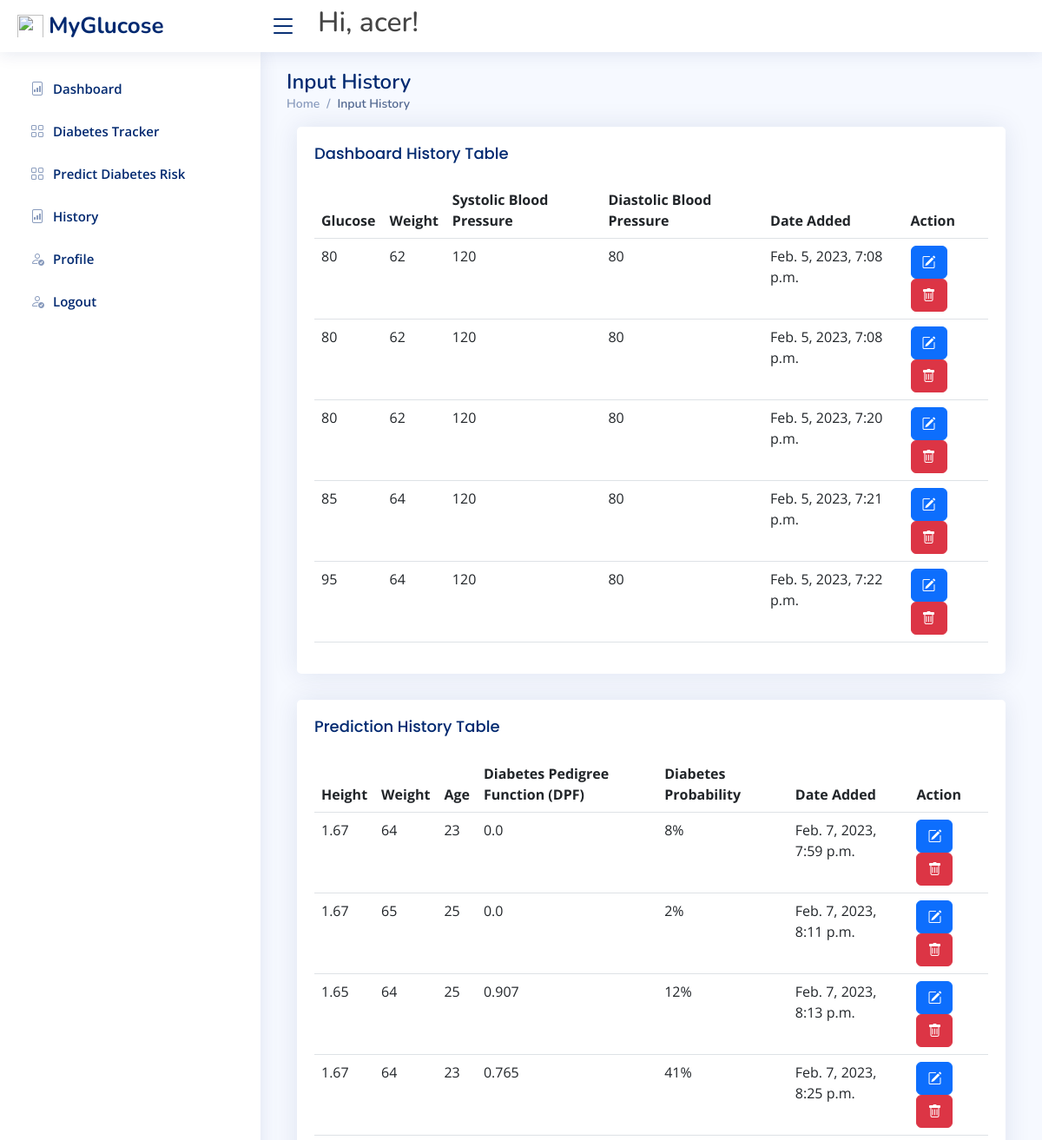
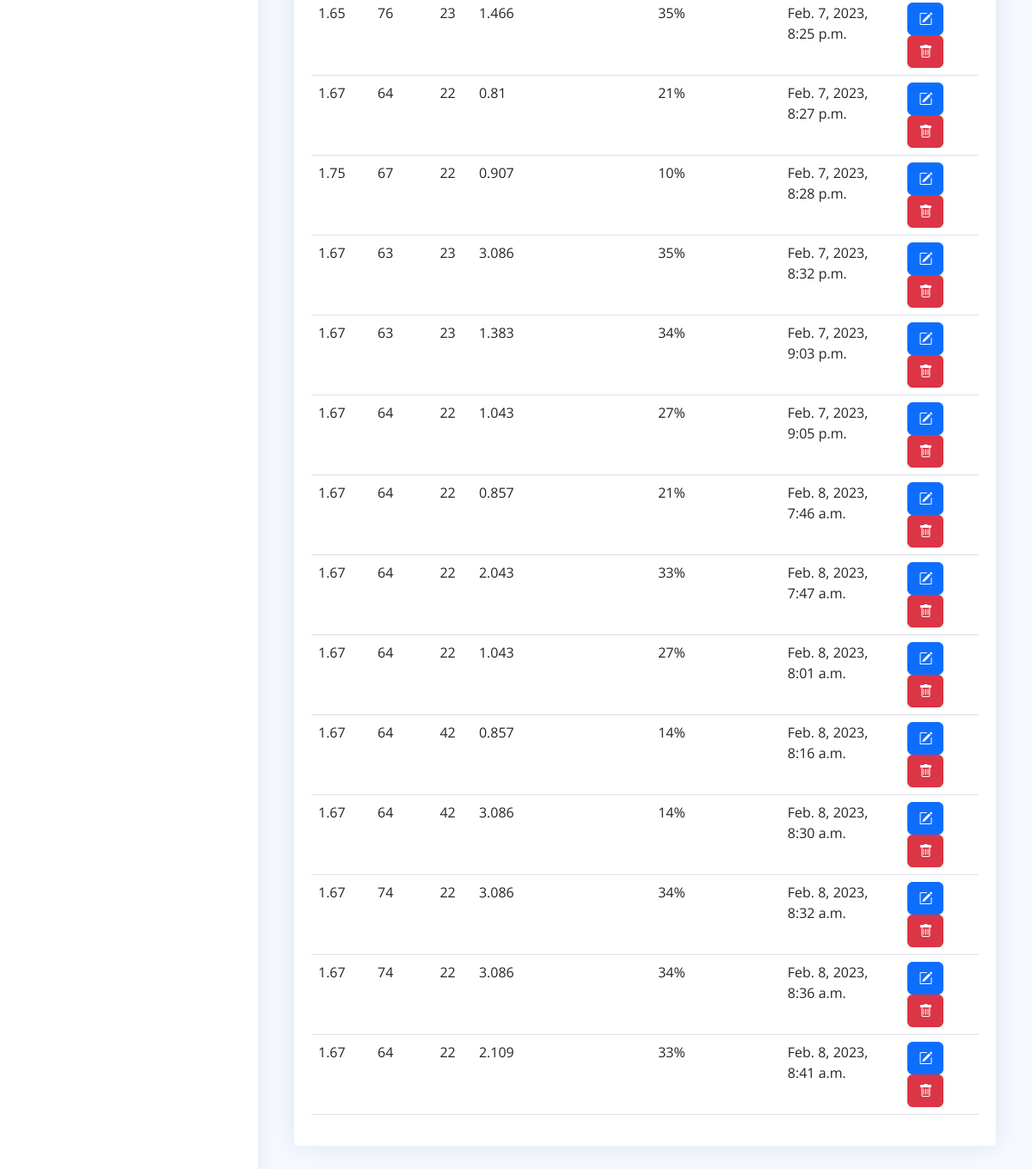
Page /history/ (signed in) on the committed database (2 pictures, top to bottom).
### dashboard/models.py (models this page shows, shortened)
class DashboardData(models.Model):
	author = models.ForeignKey(User, on_delete=models.CASCADE)
	glucose = models.IntegerField(null=True)
	weight = models.IntegerField(null=True)
	systolic_bp = models.IntegerField(null=True)
	diastolic_bp = models.IntegerField(null=True)
	dateNow = models.DateTimeField(auto_now_add=True)

class PredictionData(models.Model):
	author = models.ForeignKey(User, on_delete=models.CASCADE)
	height = models.FloatField(null=True)
	weight = models.PositiveIntegerField(null=True)
	age = models.PositiveIntegerField(null=True)
	date = models.DateTimeField(auto_now_add=True)
	dpf = models.FloatField(default=0)
	bmi = models.FloatField(blank=True)
	predictions = models.PositiveIntegerField(blank=True)

### dashboard/views.py (the view)
# urls.py: path('history/', views.history, name='dashboard-history'),
@login_required
def history(request):
	dashboardInfo = DashboardData.objects.filter(author = request.user)
	predictionInfo = PredictionData.objects.filter(author = request.user)
	context = {
		'dashboardInfo': dashboardInfo,
		'predictionInfo':predictionInfo
	}
	return render(request, 'dashboard/history.html', context)

### templates/dashboard/history.html (shortened to what this page needs)
{% extends 'partials/base.html' %}
{% block content %}
<div class="pagetitle">
  <h1>Input History</h1>
  <nav>
    <ol class="breadcrumb">
      <li class="breadcrumb-item"><a href="index.html">Home</a></li>
      <li class="breadcrumb-item active">Input History</li>
    </ol>
  </nav>
</div>
<div class="container">
  <div class="row">
    <div class="col-md-12">
      <div class="card">
        <div class="card-body">
          <h5 class="card-title">Dashboard History Table</h5>
          <table class="table">
            <thead>
              <tr>
                <th scope="col">Glucose</th>
                <th scope="col">Weight</th>
                <th scope="col">Systolic Blood Pressure</th>
                <th scope="col">Diastolic Blood Pressure</th>
                <th scope="col">Date Added</th>
                <th scope="col">Action</th>
              </tr>
            </thead>
            <tbody>
            {% for dashboardInfo in dashboardInfo %}
            <tr>
              <td>{{dashboardInfo.glucose}}</td>
              <td>{{dashboardInfo.weight}}</td>
              <td>{{dashboardInfo.systolic_bp}}</td>
              <td>{{dashboardInfo.diastolic_bp}}</td>
              <td>{{dashboardInfo.dateNow}}</td>
              <td><a href="{% url 'history-edit' dashboardInfo.id %}" class="modalbtn btn btn-primary"><i class="bi bi-pencil-square"></i></a> <a href="{% url 'history-delete' dashboardInfo.id %}" class="btn btn-danger"><i class="bi bi-trash"></i></a></td>
            </tr>
            {% endfor %}
            </tbody>
          </table>
        </div>
      </div>
    </div>
  </div>
    <div class="row">
    <div class="col-md-12">
      <div class="card">
        <div class="card-body">
          <h5 class="card-title">Prediction History Table</h5>
          <table class="table">
            <thead>
              <tr>
                <th scope="col">Height</th>
                <th scope="col">Weight</th>
                <th scope="col">Age</th>
                <th scope="col">Diabetes Pedigree Function (DPF)</th>
                <th scope="col">Diabetes Probability</th>
                <th scope="col">Date Added</th>
                <th scope="col">Action</th>
              </tr>
            </thead>
            <tbody>
            {% for predictionInfo in predictionInfo %}
            <tr>
              <td>{{predictionInfo.height}}</td>
              <td>{{predictionInfo.weight}}</td>
              <td>{{predictionInfo.age}}</td>
              <td>{{predictionInfo.dpf}}</td>
              <td>{{predictionInfo.predictions}}%</td>
              <td>{{predictionInfo.date}}</td>
              <td><a href="{% url 'prediction-edit' predictionInfo.id %}" class="btn btn-primary"><i class="bi bi-pencil-square"></i></a> <a href="{% url 'prediction-delete' predictionInfo.id %}" class="btn btn-danger"><i class="bi bi-trash"></i></a></td>
            </tr>
            {% endfor %}
            </tbody>
          </table>
        </div>
      </div>
    </div>
  </div>
</div>
{% endblock %}

### templates/partials/nav.html (shortened to what this page needs)
  <header id="header" class="header fixed-top d-flex align-items-center">
    <div class="d-flex align-items-center justify-content-between">
      <a href="index.html" class="logo d-flex align-items-center">
        <img src="https://www.svgrepo.com/show/295702/veterinarian.svg" width="30" height="30" class="d-inline-block align-top" alt="">
        <span class="d-none d-lg-block">MyGlucose</span>
      </a>
      <i class="bi bi-list toggle-sidebar-btn"></i>
      <div class="p-4">
        {% if request.user.is_authenticated %}
        <h2>Hi, {{request.user}}!</h2>
        {% else %}
        <ul class="navbar-nav mr-auto">
          <a class="nav-link" href="{% url 'dashboard-log-in' %}"><li>Login</li></a>
        </ul>
        {% endif %}
      </div>
    </div>
  </header>

### static/assets/css/style.css (style rules this page uses)
:root { scroll-behavior: smooth; }
body { font-family: "Open Sans", sans-serif; background: #f6f9ff; color: #444444; }
a { color: #4154f1; text-decoration: none; }
h1, h2, h3, h4, h5, h6 { font-family: "Nunito", sans-serif; }
.pagetitle { margin-bottom: 10px; }
.pagetitle h1 { font-size: 24px; margin-bottom: 0; font-weight: 600; color: #012970; }
.card { margin-bottom: 30px; border: none; border-radius: 5px; box-shadow: 0px 0 30px rgba(1, 41, 112, 0.1); }
.card-title { padding: 20px 0 15px 0; font-size: 18px; font-weight: 500; color: #012970; font-family: "Poppins", sans-serif; }
.card-body { padding: 0 20px 20px 20px; }
.breadcrumb { font-size: 14px; font-family: "Nunito", sans-serif; color: #899bbd; font-weight: 600; }
.breadcrumb a { color: #899bbd; transition: 0.3s; }
.breadcrumb .breadcrumb-item::before { color: #899bbd; }
.breadcrumb .active { color: #51678f; font-weight: 600; }
.logo { line-height: 1; }
@media (min-width: 1200px) { .logo { width: 280px; } }
.logo img { max-height: 26px; margin-right: 6px; }
.logo span { font-size: 26px; font-weight: 700; color: #012970; font-family: "Nunito", sans-serif; }
.header { transition: all 0.5s; z-index: 997; height: 60px; box-shadow: 0px 2px 20px rgba(1, 41, 112, 0.1); background-color: #fff; padding-left: 20px; }
.header .toggle-sidebar-btn { font-size: 32px; padding-left: 10px; cursor: pointer; color: #012970; }

### rows in the picture
DashboardData: glucose "80", weight "62", systolic_bp "120", diastolic_bp "80", dateNow "Feb. 5, 2023, 7:08 p.m."
DashboardData: glucose "80", weight "62", systolic_bp "120", diastolic_bp "80", dateNow "Feb. 5, 2023, 7:08 p.m."
DashboardData: glucose "80", weight "62", systolic_bp "120", diastolic_bp "80", dateNow "Feb. 5, 2023, 7:20 p.m."
DashboardData: glucose "85", weight "64", systolic_bp "120", diastolic_bp "80", dateNow "Feb. 5, 2023, 7:21 p.m."
DashboardData: glucose "95", weight "64", systolic_bp "120", diastolic_bp "80", dateNow "Feb. 5, 2023, 7:22 p.m."
PredictionData: height "1.67", weight "64", age "23", dpf "0.0", predictions "8", date "Feb. 7, 2023, 7:59 p.m."
PredictionData: height "1.67", weight "65", age "25", dpf "0.0", predictions "2", date "Feb. 7, 2023, 8:11 p.m."
PredictionData: height "1.65", weight "64", age "25", dpf "0.907", predictions "12", date "Feb. 7, 2023, 8:13 p.m."
PredictionData: height "1.67", weight "64", age "23", dpf "0.765", predictions "41", date "Feb. 7, 2023, 8:25 p.m."
PredictionData: height "1.65", weight "76", age "23", dpf "1.466", predictions "35", date "Feb. 7, 2023, 8:25 p.m."
PredictionData: height "1.67", weight "64", age "22", dpf "0.81", predictions "21", date "Feb. 7, 2023, 8:27 p.m."
PredictionData: height "1.75", weight "67", age "22", dpf "0.907", predictions "10", date "Feb. 7, 2023, 8:28 p.m."
PredictionData: height "1.67", weight "63", age "23", dpf "3.086", predictions "35", date "Feb. 7, 2023, 8:32 p.m."
PredictionData: height "1.67", weight "63", age "23", dpf "1.383", predictions "34", date "Feb. 7, 2023, 9:03 p.m."
PredictionData: height "1.67", weight "64", age "22", dpf "1.043", predictions "27", date "Feb. 7, 2023, 9:05 p.m."
PredictionData: height "1.67", weight "64", age "22", dpf "0.857", predictions "21", date "Feb. 8, 2023, 7:46 a.m."
PredictionData: height "1.67", weight "64", age "22", dpf "2.043", predictions "33", date "Feb. 8, 2023, 7:47 a.m."
PredictionData: height "1.67", weight "64", age "22", dpf "1.043", predictions "27", date "Feb. 8, 2023, 8:01 a.m."
PredictionData: height "1.67", weight "64", age "42", dpf "0.857", predictions "14", date "Feb. 8, 2023, 8:16 a.m."
PredictionData: height "1.67", weight "64", age "42", dpf "3.086", predictions "14", date "Feb. 8, 2023, 8:30 a.m."
PredictionData: height "1.67", weight "74", age "22", dpf "3.086", predictions "34", date "Feb. 8, 2023, 8:32 a.m."
PredictionData: height "1.67", weight "74", age "22", dpf "3.086", predictions "34", date "Feb. 8, 2023, 8:36 a.m."
PredictionData: height "1.67", weight "64", age "22", dpf "2.109", predictions "33", date "Feb. 8, 2023, 8:41 a.m."

### other values in the picture
{{ request.user }} "acer"
